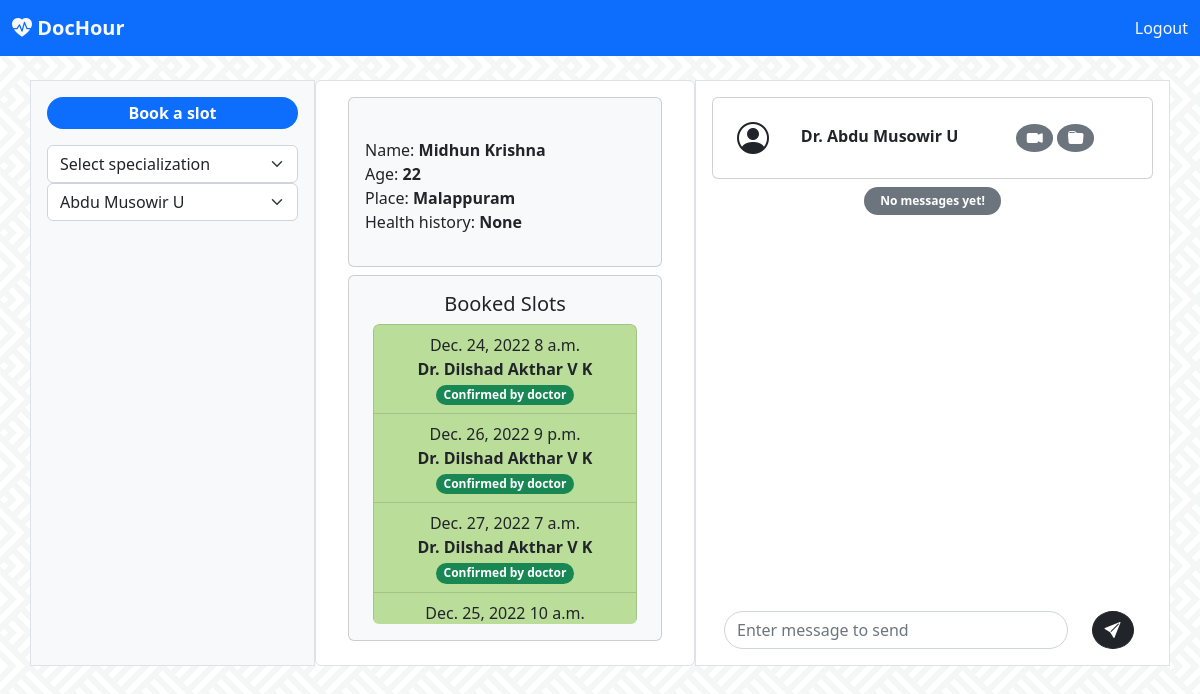
Screenshot of /client/client_home_chat/3 (signed in) with the database file from the repository.
### doctor/models.py (models this page shows, shortened)
class Doctor(models.Model):
    user = models.OneToOneField(User, on_delete=models.CASCADE)
    hospital = models.CharField(max_length=120)
    location = models.CharField(max_length=100)
    specialization = models.ForeignKey(Specialization, on_delete=models.CASCADE)

class Schedule(models.Model):
    doc = models.ForeignKey(Doctor, on_delete=models.CASCADE)
    date = models.DateField()
    start_time = models.TimeField()
    taken = models.ForeignKey(Client, related_name='taken', on_delete=models.CASCADE, null=True, blank=True)
    confirmed = models.BooleanField(default=False)
    cancelled = models.ForeignKey(Client, related_name='cancelled', on_delete=models.CASCADE, null=True, blank=True)

### client/models.py (models this page shows, shortened)
class Client(models.Model):
    user = models.OneToOneField(User, on_delete=models.CASCADE)
    place = models.CharField(max_length=100)
    age = models.IntegerField()
    health_history = models.CharField(max_length=250)

### client/views.py (the view)
# urls.py: url(r'^client_home_chat/(?P<doc>\d+)$', views.client_home_chat, name='client_home_chat'),
def client_home_chat(request, doc):
    client = Client.objects.get(user=request.user)
    today = Schedule.objects.filter(taken=client, date = dt.today())
    booked = Schedule.objects.filter(taken=client)
    cancelled = Schedule.objects.filter(cancelled=client)
    spec = Specialization.objects.all()
    doctor = Doctor.objects.get(id=doc)
    msgs_recieved = Message.objects.filter(sender=request.user.id, reciever=doctor.user.id)
    msgs_send = Message.objects.filter(reciever=request.user.id, sender=doctor.user.id)
    msgs = sorted(chain(msgs_send, msgs_recieved), key=attrgetter('datetime'))
    return render(request,'client/client-home.html', context={'client': client, 'booked':booked,'cancelled':cancelled, 'spec':spec, 'today': today, 'doctor':doctor, 'msgs': msgs})

### templates/client/client-home.html (shortened to what this page needs)
<!doctype html>
<html lang="en">
  <head>
    <link rel="stylesheet" href="https://cdn.jsdelivr.net/npm/bootstrap-icons@1.10.2/font/bootstrap-icons.css">
    <link href="https://cdn.jsdelivr.net/npm/bootstrap@5.2.3/dist/css/bootstrap.min.css" rel="stylesheet">
  </head>
  <body style="background-image: url('../../../static/images/bg.webp');background-repeat: repeat; background-position: center; ">
    <nav class="navbar navbar-expand-lg fixed-top bg-primary">
        <div class="container-fluid">
          <div class="collapse navbar-collapse" id="navbarTogglerDemo01">
            <a class="navbar-brand" href="#"><b class="bi bi-heart-pulse-fill text-light">
                DocHour</b></a>
            <div>
                    <a class="nav-link active text-light" aria-current="page" href="{% url 'doctor:user_logout' %}">Logout</a>
            </div>
          </div>
        </div>
      </nav>
      <nav class="navbar bg-light">
        <div class="container-fluid">
          <a class="navbar-brand" href="#">
            <b class="bi bi-heart-pulse-fill text-danger">
            DocHour</b>
          </a>
        </div>
      </nav>
      <br>
      <div class="container">
      <div class="row">
        <div class="col-sm-3 mx-auto p-3 border bg-light">
          <p class="bg-primary rounded-pill text-white text-center p-1"><b>Book a slot</b></p>
          <form action="{% url 'client:client_home_spec' %}" method="post">
          <select class="form-select" aria-label="Default select example" onchange="this.form.submit()" name="spec">
            <option selected>{% if spec_sel %}{{spec_sel}}{% else %} Select specialization {% endif %}</option>
          </select>
        </form>
        <form action="{% url 'client:client_home_doc' %}" method="post">
          <select class="form-select" aria-label="Default select example"  onchange="this.form.submit()" name="doc">
            <option selected>{% if doctor %}{{doctor.user.first_name}} {{doctor.user.last_name}}{% else %} Select doctor {% endif %}</option>
          </select>
        </form>
        <br>
        <ul class="list-group text-start"  style="overflow-y: scroll; height:400px">
          <br>
        </ul>
        </div>
        <div class="col-sm-4  border mx-auto px-4 py-2 text-center rounded bg-white" >
          <div class="card m-2 bg-light">
            <br>
          <p class="text-start p-3">
          Name: <b>{{client.user.first_name}} {{client.user.last_name}}</b><br>
          Age: <b> {{client.age}} </b><br>
          Place: <b>{{client.place}} </b><br>
          Health history: <b>{{client.health_history}}</b></p>
          </div>
          <div class="card m-2 px-2 bg-light">
              <div class="card-body">
                <h5 class="card-title">Booked Slots</h5>
                <ul class="list-group text-start"  style="overflow-y: scroll; height:300px">
                  {% for slot in booked %}
                  {% if slot.confirmed %}<li class="list-group-item text-center" style="background-color: rgb(187, 221, 154);">{{slot.date}} {{slot.start_time}} <br> <b>Dr. {{slot.doc.user.first_name}} {{slot.doc.user.last_name}}</b> <br>
                    {% if slot in today%}
                    <!-- <script>
                      function refresh() {
                        $.ajax({
                          url:"{% url 'client:client_home_chat' slot.doc.id %}",
                          success: function(data) {$ ('#msgbox').replaceWith($('#msgbox', data));}
                        });};
                        var seconds =3;
                        setInterval(refresh(), seconds*1000)
                    </script>  -->
                    <a href="{% url 'client:client_home_chat' slot.doc.id %}"><span class="badge rounded-pill bg-success"> Start chat </span></a> {% else %}
                    <span class="badge rounded-pill bg-success"> Confirmed by doctor </span>{% endif %}</li>
                  {% else %}<li class="list-group-item text-center"  style="background-color: rgb(228, 233, 182);">{{slot.date}} {{slot.start_time}} <br> <b> Dr. {{slot.doc.user.first_name}} {{slot.doc.user.last_name}}</b> <br> <span class="badge rounded-pill bg-warning text-dark">waiting for confirmation</span></li>
                  {% endif %}
                  {% endfor %}
                  <br>
                </ul>
              </div>
            </div>
      </div>
        <div class="col-sm-5 mx-auto p-3 border bg-white">
            <div class="card mb-2">
                <div class="row  p-3">
                <div class="col-sm-2 text-center my-auto">
                    <i class="bi bi-person-circle fs-2"></i>
                </div>
                <div class="col-sm-9 my-auto">
                  <div class="row">
                    <div class="col-8">
                      <b>Dr. {{doctor.user.first_name}} {{doctor.user.last_name}}</b>
                    </div>
                    <div class="col-4 my-auto">
                      <span class="badge text-bg-secondary rounded-circle fs-6"> <i class="bi bi-camera-video-fill"></i></span>
                      <span class="badge text-bg-secondary rounded-circle fs-6"> <i class="bi bi-folder-fill"></i> </span>
                    </div>
                  </div>
                </div>
                </div>
            </div>
        <div class="px-3" style="overflow-y: scroll; height:400px" id="msgbox">
          {% for m in msgs %}
          {% if not m.sender.is_staff %}
          <div class="dropdown text-end">
            <small><small><small>{{m.datetime}}</small></small></small><br>
            <button class="dropdown-toggle bg-dark text-light badge rounded-pill" type="button" data-bs-toggle="dropdown" aria-expanded="false">
              {{m.message}}
            </button>
            <ul class="dropdown-menu text-center text-dark">
              <form action="{% url 'client:delete_msgs' %}" method="post">
                {% csrf_token %}
              <input type="hidden" name="msg" value="{{m.id}}">
              <input type="hidden" name="doc" value="{{doctor.id}}">
              <button type="submit" class="btn">Delete message</button>
            </form>
            </ul>
          </div>
            {% else %}
            <div class=""><small><small><small>{{m.datetime}}</small></small></small><br><span class="badge text-bg-secondary  rounded-pill px-3 py-2">{{m.message}}</span></div>
            {% endif %}
          {% empty %}
          <p class="text-center"><span class="badge rounded-pill text-bg-secondary px-3 py-2">{% if client %} No messages yet! {% else %} Select a client to start chat. {% endif %}</span></p>
          {% endfor %}
        </div>
        <div class="row mt-4 mx-auto">
          <div class="col-10">
            <form action="{% url 'client:client_home_send' %}" method="post">
              <input class="form-control rounded-pill" name="message" type="text" placeholder="Enter message to send" aria-label="Enter message to send" onformchange="this.form.submit()">
          </div>
          <div class="col-2">
              <button type="submit" class="rounded-circle btn btn-dark mr-0"><i class="bi bi-send-fill"></i></button>
          </div>
        </div>
        </div>
      </div>
      </div>
  </body>
</html>

### rows the page displays
Doctor: doc "Abdu Musowir U", user.first_name "Abdu", user.last_name "Musowir U"
Client: user.first_name "Midhun", user.last_name "Krishna", age "22", place "Malappuram", health_history "None"
Schedule: date "Dec. 24, 2022", start_time "8 a.m.", doc.user.first_name "Dilshad", doc.user.last_name "Akthar V K", shows "Confirmed by doctor"
Schedule: date "Dec. 26, 2022", start_time "9 p.m.", doc.user.first_name "Dilshad", doc.user.last_name "Akthar V K", shows "Confirmed by doctor"
Schedule: date "Dec. 27, 2022", start_time "7 a.m.", doc.user.first_name "Dilshad", doc.user.last_name "Akthar V K", shows "Confirmed by doctor"
Schedule: date "Dec. 25, 2022", start_time "10 a.m."
